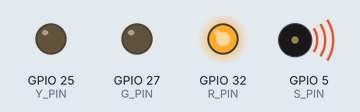
A sketch run on a simulated ESP32. On the bench: output pins drawn as LEDs (lit = HIGH), buzzer (waves = sounding).

Above: at 0.16 s.
At 4.49 s:
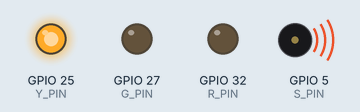
At 9.82 s:
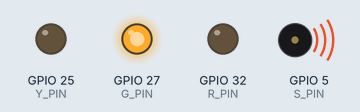
Timing chart, 0 to 10.4 s (numbered marks = the images above):
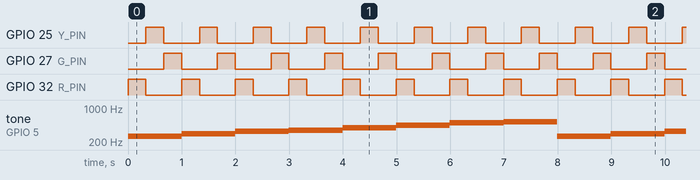

The sketch:

sound_and_lights.ino
```cpp
#define NOTE_C4  262
#define NOTE_CS4 277
#define NOTE_D4  294
#define NOTE_DS4 311
#define NOTE_E4  330
#define NOTE_F4  349
#define NOTE_FS4 370
#define NOTE_G4  392
#define NOTE_GS4 415
#define NOTE_A4  440
#define NOTE_AS4 466
#define NOTE_B4  494
#define NOTE_C5  523

int S_PIN = 5;  // Sound pin
int R_PIN = 32;  // Red LED pin
int Y_PIN = 25;  // Yellow LED pin
int G_PIN = 27;  // Green LED pin

void setup() {
  pinMode(R_PIN, OUTPUT);
  pinMode(Y_PIN, OUTPUT);
  pinMode(G_PIN, OUTPUT);
}

void loop() {
  // Animate light RYG oscillate in one second at 0.33s interval while playing sound from note C4 to B4 at 1s interval
  int NOTES[] = { NOTE_C4, NOTE_D4, NOTE_E4, NOTE_F4, NOTE_G4, NOTE_A4, NOTE_B4, NOTE_C5 };
  int LEDS[] = { R_PIN, Y_PIN, G_PIN };
  for (int i = 0; i < 8; i++) {
    tone(S_PIN, NOTES[i]);
    for (int j = 0; j < 3; j++) {
      digitalWrite(LEDS[j], HIGH);
      delay(333);
      digitalWrite(LEDS[j], LOW);
    }
  }
}
```

Measured:
- by itself, GPIO 25 (Y_PIN), GPIO 27 (G_PIN), GPIO 32 (R_PIN): alternates HIGH for 0.33 s and LOW for 0.67 s
- by itself, tone on GPIO 5 (S_PIN): repeats every 8.0 s: 294 Hz 1.0 s, 330 Hz 1.0 s, 349 Hz 1.0 s, 392 Hz 1.0 s, 440 Hz 1.0 s, 494 Hz 1.0 s, 523 Hz 1.0 s, 262 Hz 1.0 s
